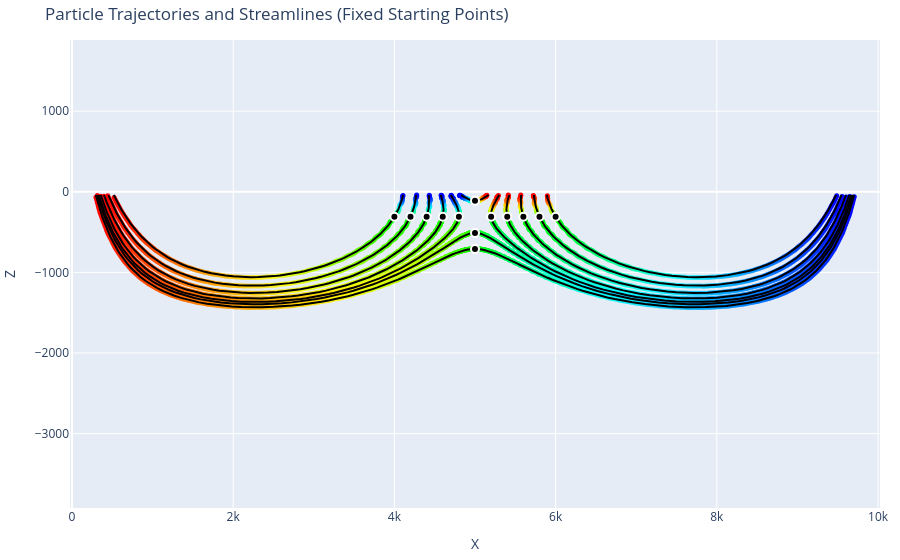

Notebook source saved alongside this figure:
### Code cell
#Step 6-1:Generate particles trajectories across specified points, accompanied by streamlines under average field. 
#Particles are released from t=0P
import numpy as np
import os
import pandas as pd
from numba import jit, prange
import plotly.graph_objects as go

# Parameter settings (ensure these are already defined)
params = {
    'p': 3, 'q': 3, 'HRx': 6, 'HLx': 3, 'D': -2000, 'a': 2/3, 'b': 1/3,
    'LX': 10000, 'LY': 10000, 'TauD':4e-4
}

# Extract parameters
p, q, HRx, HLx, D, a, b, TauD = [params[k] for k in ('p', 'q', 'HRx', 'HLx', 'D', 'a', 'b', 'TauD')]
LX, LY = params['LX'], params['LY']

# Precompute mesh grid and cosine values
mesh_x, mesh_z = 101, 101
x_range = np.linspace(0, LX, mesh_x)
z_range = np.linspace(D, 0, mesh_z)
b1 = np.cos(np.pi * x_range / LX)
b2 = np.cos(p * np.pi * x_range / LX)

# Precompute cosh values for efficiency
c1 = np.cosh(np.pi * D / LX)
c2 = np.cosh(p * np.pi * D / LX)

@jit(nopython=True, parallel=True)
def compute_J(e1, e2):
    """Calculate the J matrix and related variables in 2D (x, z) space."""
    J = np.zeros((mesh_x, mesh_z))
    for i in prange(mesh_x):
        for k in prange(mesh_z):
            hA = HRx - HRx * b1[i] * np.cosh(np.pi * (z_range[k] - D) / LX) / c1
            hB = HLx - HLx * b2[i] * np.cosh(p * np.pi * (z_range[k] - D) / LX) / c2
            g1, g2 = 0.0, 0.0
            for n in range(1, 1000):  
                k1, an = (-1) ** (n - 1), (2 * n - 1) * np.pi / 2
                b0 = np.cos(an * (z_range[k] - D) / D)
                f1 = D * (k1 * an * b0 * (1 / an**2 + (an**2 * e1 + 2 * np.pi * TauD * e2) / (an**4 + 4 * np.pi**2 * TauD**2)))
                g1 += f1
                k2, d1 = (-1) ** n, an**2 + (p * np.pi * D / LX)**2
                f2 = D * (k2 * an * b0 * (1 / d1 + (d1 * e1 + 2 * np.pi * TauD * e2) / (d1**2 + 4 * np.pi**2 * TauD**2)))
                g2 += f2               
            hC = HLx * g1 / D + HLx * b2[i] * g2 / D
            J[i, k] = hA + a * hB + b * hC
    return J

def calculate_fields(tp):
    e1 = np.cos(2 * np.pi * tp)
    e2 = np.sin(2 * np.pi * tp)
    J = compute_J(e1, e2)
    dx, dz = x_range[1] - x_range[0], z_range[1] - z_range[0]
    grad_x, grad_z = np.gradient(J, dx, dz)
    vx, vz = -100000 * grad_x, -100000 * grad_z
    H = J  # Hydraulic head (H) is equivalent to J
    return H, vx, vz  # Removed UU from the return statement

# Function to get velocity components at a specific point (x, z) without recalculating the entire field each time
def get_velocity_components(vx, vz, x, z):
    """Retrieve the velocity components at a specific point (x, z)."""
    ix = np.abs(x_range - x).argmin()
    iz = np.abs(z_range - z).argmin()
    return vx[ix, iz], vz[ix, iz]

def track_particles(tracking_points, tp_start, tp_end, step_size, x_range=(0, 10000), z_range=(-2000, -40)):
    positions = []
    # Precompute the velocity fields for all time points once and store them in a dictionary
    if step_size > 0:
        time_points = np.round(np.arange(tp_start, tp_end + step_size, step_size), decimals=2)
    else:
        time_points = np.round(np.arange(tp_start, tp_end - step_size, step_size), decimals=2)  # For backward tracking

    velocity_fields = {tp: calculate_fields(tp)[1:] for tp in time_points}
    
    for x_start, z_start in tracking_points:
        x, z = x_start, z_start
        traj = [(x, z, tp_start)]
        
        if step_size > 0:
            iter_time_points = time_points[time_points > tp_start]
        else:
            iter_time_points = time_points[time_points < tp_start]  # For backward tracking
        
        for tp in iter_time_points:
            try:
                vx, vz = velocity_fields[tp]
            except KeyError as e:
                print(f"KeyError encountered: {e}. Available keys: {list(velocity_fields.keys())}")
                raise
            vx_at_point, vz_at_point = get_velocity_components(vx, vz, x, z)
            x_new, z_new = x + vx_at_point * step_size, z + vz_at_point * step_size
            
            if not (x_range[0] <= x_new <= x_range[1] and z_range[0] <= z_new <= z_range[1]):
                break
            
            traj.append((x_new, z_new, tp))
            x, z = x_new, z_new
        
        positions.append(np.array(traj))
    
    return positions

# Set initial particle position and time parameters
tp_start, tp_end, step_size = 0, 50, 0.1
tp_back_start, tp_back_end, step_back_size = 0, -50, -0.1

# Define the fixed tracking points
tracking_points = [
    (4000, -310), (4200, -310),(4400, -310),(4600, -310),(4800, -310),
    (5200, -310), (5400, -310),(5600, -310),(5800, -310),(6000, -310),
    (5000, -510), (5000, -710),(5000, -110)]

# Track particles for the specified tracking points using the optimized function
all_trajectories = track_particles(tracking_points, tp_start, tp_end, step_size)
all_backward_trajectories = track_particles(tracking_points, tp_back_start, tp_back_end, step_back_size)
    
# Function to load tracked streamlines from CSV
def load_tracked_streamlines(csv_filename):
    df = pd.read_csv(csv_filename)
    streamlines = []
    for streamline_id in df['streamline_id'].unique():
        streamline_data = df[df['streamline_id'] == streamline_id][['x', 'z']].values
        streamlines.append(streamline_data)
    return streamlines

# Load tracked streamlines from CSV
current_working_dir = os.getcwd()
result_folder = os.path.join(current_working_dir, 'results')
csv_filename = os.path.join(result_folder, 'tracked_streamlines.csv')
streamlines = load_tracked_streamlines(csv_filename)

# Plotting setup
fig = go.Figure()

# Color scales for forward and backward trajectories
colorscale_forward = [[0, 'rgba(0, 255, 0, 1)'], [0.5, 'rgba(255, 255, 0, 0.5)'], [1, 'rgba(255, 0, 0, 1)']]
colorscale_backward = [[0, 'rgba(0, 0, 255, 1)'], [0.5, 'rgba(0, 255, 255, 0.5)'], [1, 'rgba(0, 255, 0, 1)']]

# Add traces for forward and backward trajectories
for traj, colorscale in zip([all_trajectories, all_backward_trajectories], [colorscale_forward, colorscale_backward]):
    for path in traj:
        fig.add_trace(go.Scatter(
            x=path[:, 0], 
            y=path[:, 1], 
            mode='lines+markers',
            marker=dict(size=5, color=path[:, 2], colorscale=colorscale, showscale=False),
            name='Forward' if traj is all_trajectories else 'Backward'
        ))

# Plot tracked streamlines
for streamline in streamlines:
    fig.add_trace(go.Scatter(
        x=streamline[:, 0], 
        y=streamline[:, 1], 
        mode='lines', 
        line=dict(width=2, color='black'),
        name='Streamline'
    ))

# Add starting points as black filled circles
start_points_x = [point[0] for point in tracking_points]
start_points_z = [point[1] for point in tracking_points]

fig.add_trace(go.Scatter(
    x=start_points_x,
    y=start_points_z,
    mode='markers',
    marker=dict(size=8, color='black', symbol='circle', line=dict(width=2, color='white')),
    name='Starting Points'
))

# Update layout
fig.update_layout(
    title="Particle Trajectories and Streamlines (Fixed Starting Points)",
    xaxis_title='X',
    yaxis_title='Z',
    margin=dict(r=10, l=10, b=10, t=40),
    xaxis=dict(range=[0, 10000]),
    yaxis=dict(range=[-2000, -40], scaleanchor="x", scaleratio=1),
    showlegend=False
)

# Custom color bar for both forward and backward trajectories
fig.update_coloraxes(
    colorscale=[[0, '#0000FF'], [0.5, '#00FF00'], [1, '#FF0000']],
    cmin=-50,
    cmax=50,
    colorbar=dict(
        title='Time (tp)',
        tickvals=[-50, -25, 0, 25, 50],
        ticktext=['-50', '-25', '0', '25', '50']
    )
)

# Show the plot
fig.show()

# Save the plot as an HTML file
html_filename = os.path.join(result_folder, 'basin_scale_particle_trajectories_with_streamlines_taud_4e-4_0P.html')
fig.write_html(html_filename)

# Optionally, save the trajectory to a CSV file
#csv_filename = os.path.join(result_folder, 'basin_scale_particle_trajectories_with_streamlines_taud_4e-4_0P.csv')
#np.savetxt(csv_filename, np.vstack([traj.reshape(-1, 3) for traj in all_trajectories + all_backward_trajectories]), delimiter=',', header='x,z,tp', comments='')

print(f"Particle trajectories and streamlines for fixed starting points have been calculated and saved to {html_filename} and {csv_filename}.")
